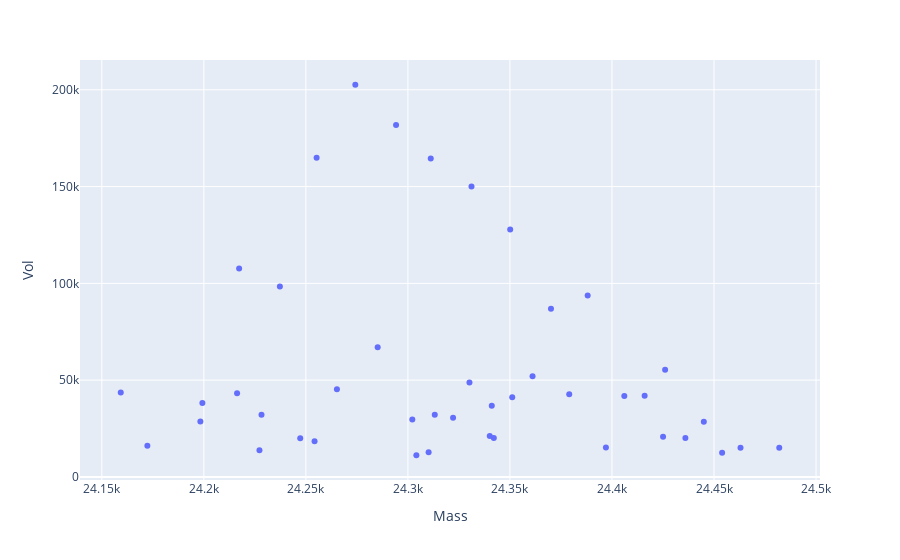

Notebook code cell kept with this figure:
### Code cell
df_sample = df1
df_24k = df_sample[(df_sample.Mass>24000)&(df_sample.Mass<25000)&(df_sample.Vol>1E4)]
df_24k = df_24k.sort_values('Vol', ascending=False)#.iloc[:20]
# df_24k.to_excel('~/Downloads/gln_s1_24k_top.xlsx')
plotly_zone(df_24k, y='Vol')
df_24k.shape
# df_24k.groupby('RT').sum()

### Figure 1 — Plotly figure (JSON) as saved in the notebook; plotly's stock layout.template omitted (floating-point values rounded to 4 significant figures)
{"data": [{"hovertemplate": "Mass=%{x}<br>Vol=%{y}<extra></extra>", "legendgroup": "", "marker": {"color": "#636efa", "symbol": "circle"}, "mode": "markers", "name": "", "orientation": "v", "showlegend": false, "type": "scatter", "x": [24270.0, 24290.0, 24260.0, 24310.0, 24330.0, 24350.0, 24220.0, 24240.0, 24390.0, 24370.0, 24290.0, 24430.0, 24360.0, 24330.0, 24270.0, 24160.0, 24220.0, 24380.0, 24420.0, 24410.0, 24350.0, 24200.0, 24340.0, 24230.0, 24310.0, 24320.0, 24300.0, 24200.0, 24450.0, 24340.0, 24430.0, 24340.0, 24440.0, 24250.0, 24250.0, 24170.0, 24400.0, 24460.0, 24480.0, 24230.0, 24310.0, 24450.0, 24300.0], "xaxis": "x", "y": [202600.0, 181900.0, 164900.0, 164500.0, 150000.0, 127900.0, 107700.0, 98390.0, 93750.0, 86830.0, 66960.0, 55330.0, 52010.0, 48750.0, 45240.0, 43610.0, 43290.0, 42700.0, 41960.0, 41850.0, 41190.0, 38200.0, 36760.0, 32160.0, 32055, 30590.0, 29600.0, 28570.0, 28440.0, 21170.0, 20760.0, 20120.0, 20048, 19980.0, 18450.0, 16130.0, 15140.0, 15070.0, 15010.0, 13840.0, 12700.0, 12450.0, 11190.0], "yaxis": "y"}], "layout": {"legend": {"tracegroupgap": 0}, "margin": {"t": 60}, "xaxis": {"anchor": "y", "domain": [0, 1], "title": {"text": "Mass"}}, "yaxis": {"anchor": "x", "domain": [0, 1], "title": {"text": "Vol"}}}}
